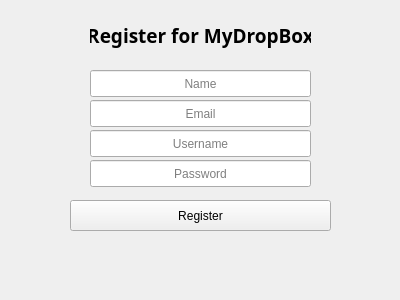
<?xml version="1.0" encoding="UTF-8"?>
<ui version="4.0">
 <class>RegisterScreen</class>
 <widget class="QWidget" name="RegisterScreen">
  <property name="geometry">
   <rect>
    <x>0</x>
    <y>0</y>
    <width>400</width>
    <height>300</height>
   </rect>
  </property>
  <property name="windowTitle">
   <string>Register</string>
  </property>
  <widget class="QLineEdit" name="name">
   <property name="geometry">
    <rect>
     <x>90</x>
     <y>70</y>
     <width>221</width>
     <height>27</height>
    </rect>
   </property>
   <property name="alignment">
    <set>Qt::AlignCenter</set>
   </property>
   <property name="placeholderText">
    <string>Name</string>
   </property>
  </widget>
  <widget class="QLabel" name="label">
   <property name="geometry">
    <rect>
     <x>90</x>
     <y>20</y>
     <width>221</width>
     <height>31</height>
    </rect>
   </property>
   <property name="font">
    <font>
     <family>Padauk</family>
     <pointsize>14</pointsize>
     <weight>75</weight>
     <bold>true</bold>
    </font>
   </property>
   <property name="text">
    <string>Register for MyDropBox</string>
   </property>
   <property name="alignment">
    <set>Qt::AlignCenter</set>
   </property>
  </widget>
  <widget class="QLineEdit" name="email">
   <property name="geometry">
    <rect>
     <x>90</x>
     <y>100</y>
     <width>221</width>
     <height>27</height>
    </rect>
   </property>
   <property name="alignment">
    <set>Qt::AlignCenter</set>
   </property>
   <property name="placeholderText">
    <string>Email</string>
   </property>
  </widget>
  <widget class="QLineEdit" name="user">
   <property name="geometry">
    <rect>
     <x>90</x>
     <y>130</y>
     <width>221</width>
     <height>27</height>
    </rect>
   </property>
   <property name="alignment">
    <set>Qt::AlignCenter</set>
   </property>
   <property name="placeholderText">
    <string>Username</string>
   </property>
  </widget>
  <widget class="QLineEdit" name="passwd">
   <property name="geometry">
    <rect>
     <x>90</x>
     <y>160</y>
     <width>221</width>
     <height>27</height>
    </rect>
   </property>
   <property name="echoMode">
    <enum>QLineEdit::Password</enum>
   </property>
   <property name="alignment">
    <set>Qt::AlignCenter</set>
   </property>
   <property name="placeholderText">
    <string>Password</string>
   </property>
  </widget>
  <widget class="QPushButton" name="register_btn">
   <property name="geometry">
    <rect>
     <x>70</x>
     <y>200</y>
     <width>261</width>
     <height>31</height>
    </rect>
   </property>
   <property name="text">
    <string>Register</string>
   </property>
  </widget>
 </widget>
 <resources/>
 <connections>
  <connection>
   <sender>register_btn</sender>
   <signal>clicked()</signal>
   <receiver>RegisterScreen</receiver>
   <slot>registerUser()</slot>
   <hints>
    <hint type="sourcelabel">
     <x>134</x>
     <y>210</y>
    </hint>
    <hint type="destinationlabel">
     <x>46</x>
     <y>251</y>
    </hint>
   </hints>
  </connection>
 </connections>
 <slots>
  <slot>registerUser()</slot>
 </slots>
</ui>
